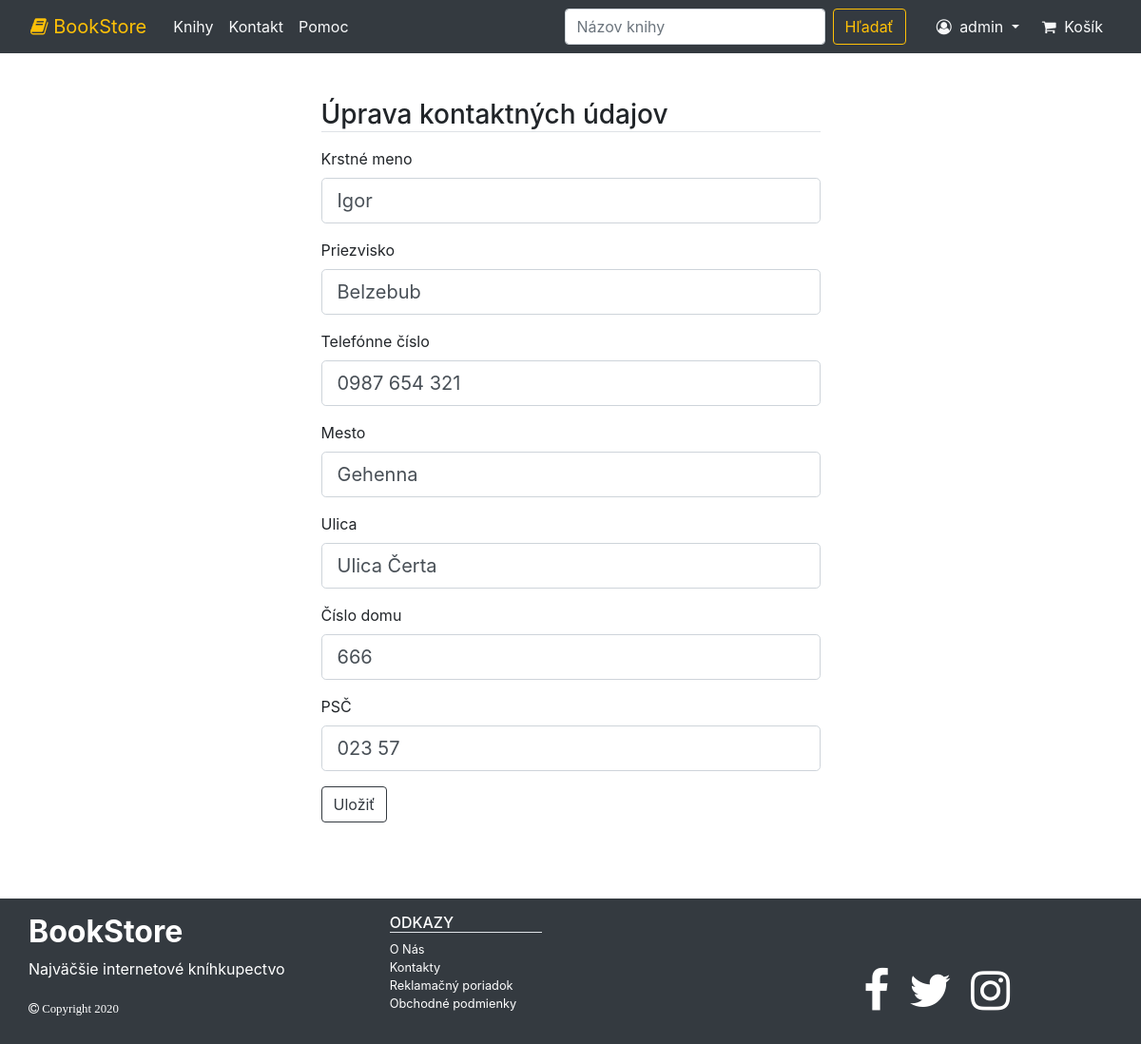
Screenshot of /account/edit/contact/ (signed in) with the database file from the repository.
### project/models/account.py (models this page shows, shortened)
class User(db.Model, UserMixin):
    id = db.Column(db.Integer, primary_key=True)
    username = db.Column(db.String(30), unique=True, nullable=False)
    email = db.Column(db.String(130), unique=True, nullable=False)
    password = db.Column(db.String(60), nullable=False)
    picture = db.Column(db.String(50), nullable=False, default="Default.png")
    orders = db.relationship("Order", backref="ordered_items", lazy=True)
    info_id = db.Column(db.Integer, db.ForeignKey("info.id"), nullable=True)

class Info(db.Model):
    id = db.Column(db.Integer, primary_key=True)
    first_name = db.Column(db.String(100), nullable=False)
    last_name = db.Column(db.String(100), nullable=False)
    phone_number = db.Column(db.String(100), nullable=False)
    state = db.Column(db.String(100), nullable=False, default="Slovakia")
    city = db.Column(db.String(100), nullable=False)
    psc = db.Column(db.String(5), nullable=False)
    street = db.Column(db.String(80), nullable=False)
    house_number = db.Column(db.Integer, nullable=False)

### project/users/account/routes.py (the view)
@account.route("/account/edit/contact/", methods=["GET", "POST"])
@login_required
def account_edit_contact():
    form = ContactForm()
    info_id = current_user.info_id
    info = Info.query.get(info_id)
    if info is None:
        return redirect(url_for("account.account_edit_contact_new"))
    if request.method == "POST":    #ak metoda je POST tak ulozi udaje z formulara
        if form.validate_on_submit():
            info.first_name = form.first_name.data
            info.last_name = form.last_name.data
            info.phone_number = form.phone_number.data
            info.city = form.city.data
            info.psc = form.psc.data
            info.house_number = form.house_number.data
            info.state = "Slovakia"
            info.street = form.street.data
            db.session.commit()
            flash("Kontaktné údaje boli uložené", "success")
            return redirect(url_for("account.my_account"))
    else:   #ak metoda je GET tak vyplni formular automaticky
        form.first_name.data = info.first_name
        form.last_name.data = info.last_name
        form.phone_number.data =info.phone_number
        form.city.data =info.city
        form.psc.data = info.psc
        form.house_number.data = info.house_number
        form.street.data = info.street
    return render_template("users/accountEdit.html", form=form, legend="Úprava kontaktných údajov")

### project/users/account/forms.py (shortened to what this page needs)
class ContactForm(FlaskForm):
    first_name = StringField("Krstné meno", validators=[DataRequired(message="Toto pole je povinné")])
    last_name =  StringField("Priezvisko", validators=[DataRequired(message="Toto pole je povinné")])
    phone_number =  StringField("Telefónne číslo", validators=[DataRequired(message="Toto pole je povinné")])
    city =  StringField("Mesto", validators=[DataRequired(message="Toto pole je povinné")])
    street = StringField("Ulica", validators=[DataRequired(message="Toto pole je povinné")])
    house_number = IntegerField("Číslo domu", validators=[DataRequired(message="Toto pole je povinné")])
    psc = StringField("PSČ", validators=[DataRequired(message="Toto pole je povinné")])
    submit = SubmitField("Uložiť")

### project/models/account.py (called while the page is built)
@login_manager.user_loader
def load_user(user_id):
    return User.query.get(user_id)

### project/templates/users/accountEdit.html
{% extends "layout.html" %}
{% block content %}
    <div class="container mt-5">
        <div class="row justify-content-center">
            <div class="col-6 ">
                {% include "generalForm.html" %}
            </div>
        </div>
    </div>
{% endblock %}

### project/templates/layout.html (shortened to what this page needs)
<!DOCTYPE html>
<html lang="en">
<head>
    <link rel="stylesheet" href="https://cdnjs.cloudflare.com/ajax/libs/font-awesome/4.7.0/css/font-awesome.min.css">
    <link rel="stylesheet" href="https://stackpath.bootstrapcdn.com/bootstrap/4.5.0/css/bootstrap.min.css">
    <link rel="stylesheet" href="{{ url_for('static', filename='main.css') }}">
</head>
<body>
    <nav class="navbar navbar-expand-lg navbar-dark bg-dark ">
        <a class="navbar-brand text-warning ml-3" href="{{ url_for('main.home') }}">
            <span class="fa fa-book"></span>
            BookStore
        </a>
        <div class="collapse navbar-collapse" id="navbarNav">
            <div class="navbar-nav mr-auto ">
                <a class="nav-item nav-link text-light ml-1" href="{{ url_for('search.search_all') }}">Knihy</a>
                <a class="nav-item nav-link text-light" href="{{ url_for('main.contact') }}">Kontakt</a>
                <a class="nav-item nav-link text-light" href="#">Pomoc</a>
            </div>
            <div class="navbar-nav mr-3">
                <form class="form-inline" method="GET" action="{{ url_for('search.search') }}">
                    <input class="form-control mr-sm-2" type="search" name="q" placeholder="Názov knihy" aria-label="Search">
                    <button class="btn btn-outline-warning my-2 my-sm-0" type="submit">Hľadať</button>
                </form>
            </div>
            {% if current_user.is_authenticated %}
                <div class="navbar-nav ml-2 dropdown">
                        <a class="nav-item nav-link text-light dropdown-toggle" href="#" id="navbarDropdown" role="button" data-toggle="dropdown" aria-haspopup="true" aria-expanded="false">
                            <span class="fa fa-user-circle-o mr-sm-1"></span>   {{ current_user.username }}
                        </a>
                </div>
            {% else %}
                <div class="navbar-nav ml-2">
                    <a class="nav-item nav-link text-light" href="{{ url_for('account.login') }}">
                        <span class="fa fa-user-circle-o"></span>   Prihlásiť sa
                    </a>
                </div>
            {% endif %}
            <div class="navbar-nav mr-3 ml-2">
                <a class="nav-item nav-link text-light" href="{{ url_for('shop.cart')}}">
                    <span class="fa fa-shopping-cart mr-sm-1"> </span>
                    Košík
                </a>
            </div>
        </div>
    </nav>
    <div class="container">
        {% block content %}
        {% endblock %}
    </div>
    <footer class="page-footer bg-dark pt-3 pb-3 mt-5">
        <div class="container">
            <div class="row">
                <div col-sm-4>
                    <div class="text-white">
                        <p class="font-weight-bold h2">
                            BookStore
                        </p>
                         <p class=" ">
                            Najväčšie internetové kníhkupectvo
                         </p>
                         <p class="fa fa-copyright small mb-1 mt-auto">
                            Copyright 2020
                         </p>
                    </div>
                </div>
            <div class="col-sm-1">
            </div>
            <div class="col-sm-2 text-white small ">
                <ul class="list-unstyled ">
                    <li class="border-bottom h6">
                        ODKAZY
                    </li>
                    <li class="">
                        <a href="{{ url_for('main.about') }}" class="text-white text-decoration-none"> O Nás  </a>
                    </li>
                    <li class="">
                        <a href="{{ url_for('main.contact') }}" class="text-white text-decoration-none"> Kontakty </a>
                    </li>
                    <li class="">
                        <a href="#" class="text-white text-decoration-none"> Reklamačný poriadok </a>
                    </li>
                    <li class="">
                        <a href="#" class="text-white text-decoration-none"> Obchodné podmienky </a>
                    </li>
                </ul>
            </div>
            <div class="col-sm-1">
            </div>
            <div class="col-sm-3 ml-auto mt-auto">
                <div>
                    <ul class="list-unstyled list-inline m-2">
                        <li class="list-inline-item">
                            <a  href="#" class="text-white">
                                <i class="fa fa-facebook fa-3x">  </i>
                            </a>
                        </li>
                        <li class="list-inline-item m-2">
                            <a  href="#" class="text-white">
                                <i class="fa fa-twitter fa-3x">  </i>
                            </a>
                        </li>
                        <li class="list-inline-item m-2">
                            <a  href="#" class="text-white">
                                <i class="fa fa-instagram fa-3x">  </i>
                            </a>
                        </li>
                    </ul>
                </div>
            </div>
            </div>
            </div>
    </footer>
</body>
</html>

### project/templates/generalForm.html (shortened to what this page needs)
<form action="" method="POST" >
    <fieldset class="form-group">
        {% if legend %}
            <legend class="border-bottom h3 mb-3">{{ legend }}</legend>
        {% else %}
            <legend class="border-bottom h3 mb-3">Formulár</legend>
        {% endif %}
        {% for field in form if field.name != 'csrf_token' %}
            <div class="form-group">
                {% if field.type == "SubmitField" %}
                    {{ field(class="btn btn-outline-dark") }}
                {% else %}
                    {{ field.label(class="form-control-label") }}
                    {% if field.errors %}
                        {{ field(class="form-control form-control-lg is-invalid") }}
                        <div class="invalid-feedback">
                            {% for error in field.errors %}
                                <span>{{ error }}</span>
                            {% endfor %}
                        </div>
                    {% else %}
                        {% if field.type == "TextAreaField" %}
                            {{ field(class="form-control form-control-sm", rows=20, cols=20)}}
                        {% else %}
                            {{ field(class="form-control form-control-lg ") }}
                        {% endif %}
                    {% endif %}
                {% endif %}
            </div>
        {% endfor %}
    </fieldset>
</form>

### rows the page displays
User: username "admin"
Info: first_name "Igor" "Belzebub" "0987 654 321" "Gehenna" "Ulica Čerta" "666" "023 57"

### other values shown
{{ legend }} "Úprava kontaktných údajov"
{{ field.label(class="form-control-label") }} "Krstné meno" "Priezvisko" "Telefónne číslo" "Mesto" "Ulica" "Číslo domu" "PSČ"
